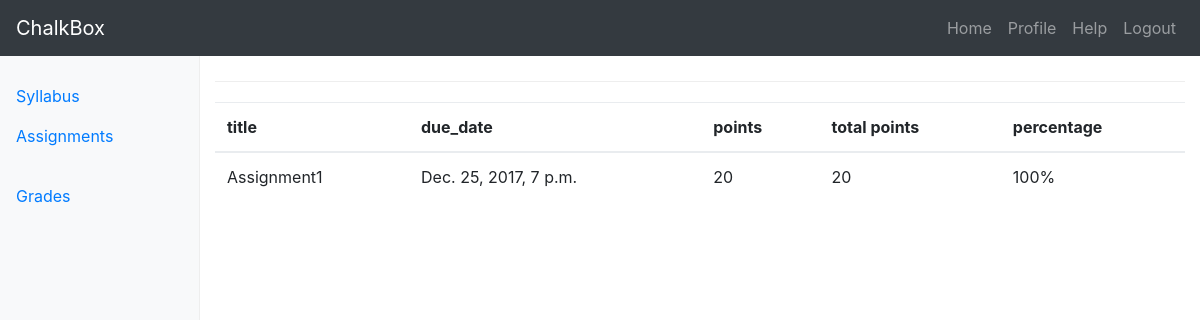
/courses/1/submissions/grades/ (signed in), run on the app's committed database.
### submissions/models.py (models this page shows, shortened)
class Submission(models.Model):
    course = models.ForeignKey(Course)
    user = models.ForeignKey(User)
    assignment = models.ForeignKey(Assignment)
    submission	= models.FileField(null=True, blank=True)
    points	= models.IntegerField(null=True, blank=True)
    comments = models.TextField(blank=True)

### assignments/models.py (models this page shows, shortened)
class Assignment(models.Model):
	title = models.CharField(max_length=120)
	due_date = models.DateTimeField()
	total_points	= models.IntegerField()
	description = models.TextField(blank=True)
	updated     = models.DateTimeField(auto_now=True)
	timestamp   = models.DateTimeField(auto_now_add=True)
	question	= models.FileField(null=True, blank=True)

### submissions/views.py (the view)
def student_grade(request, cid=None):
	submissions = Submission.objects.all().filter(course__id=cid, user__id=request.user.id)
	context = {
	    "object_list": submissions,
		"id": cid,
	}
	return render(request, "submission/student_grade.html", context)

### accounts/models.py (called while the page is built)
	@property
	def is_staff(self):
		return self.staff

### templates/submission/student_grade.html
{% extends "base_navbar.html" %}
{% block content %}
<div class="container-fluid">
  <div class="row">
	{% include "side_bar.html" with cid=id %}
    <main role="main" class="col-sm-9 ml-sm-auto col-md-10 pt-3">
	<h1>{{ title }}</h1>
	<table class="table">
		<thead>
		    <tr>
		      <th scope="col">title</th>
		      <th scope="col">due_date</th>
		      <th scope="col">points</th>
		      <th scope="col">total points</th>
		      <th scope="col">percentage</th>
		    </tr>
		</thead>
		<tbody>
	       	{% for obj in object_list %}
	       	{%  widthratio obj.points obj.assignment.total_points 100 as ratios %}
			    <tr>
			      <td>{{ obj.assignment.title }}</td>
			      <td>{{ obj.assignment.due_date }}</td>
			      <td>{{ obj.points }}</td>
			      <td>{{ obj.assignment.total_points }}</td>
			      <td>{{ ratios }}%</td>
			    </tr>
	       	{% endfor %}
       	</tbody>
	</table>
    </main>
  </div>
</div>
{% endblock %}

### static_proj/static_root/css/dashboard.css (style rules this page uses)
h1 { padding-bottom: 9px; margin-bottom: 20px; border-bottom: 1px solid #eee; }

### static_proj/static_root/css/navbar-top.css (style rules this page uses)
body { min-height: 75rem; }

### data on the page
Submission: assignment "Assignment1", assignment.due_date "Dec. 25, 2017, 7 p.m.", points "20", assignment.total_points "20", ratios "100"
